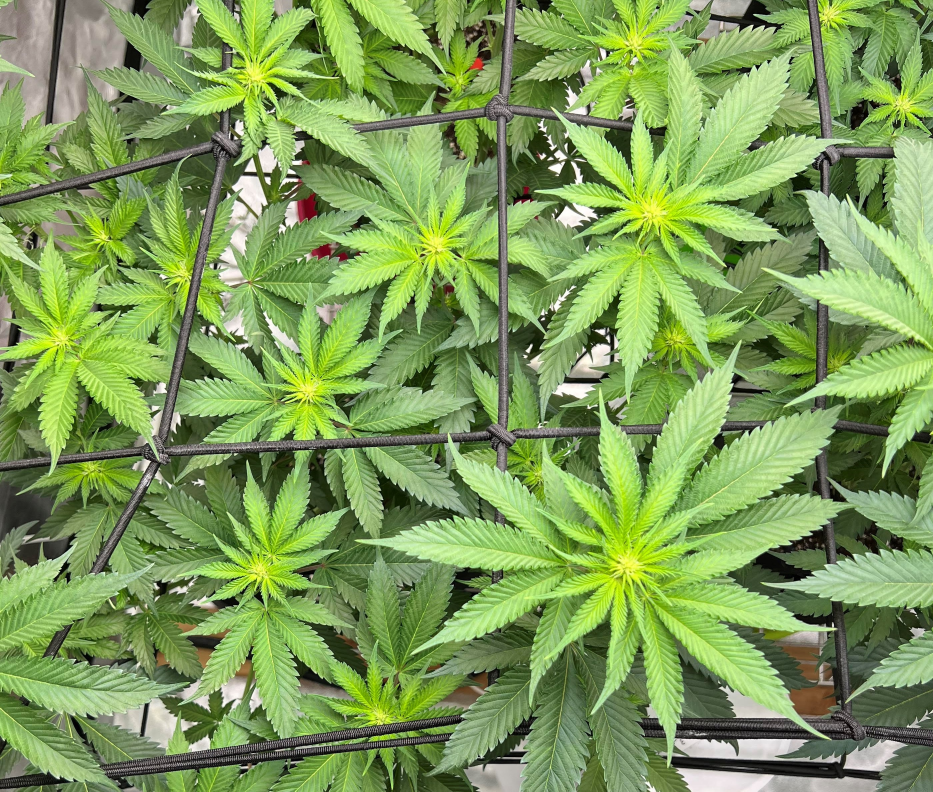
#> input picture Topdown_1.jpg, 2799 x 2375 px, found by its file name (shown at 1/3 size)
$ python '3D new test.py'
#> lines starting #> are read from the running program, lines starting #| are printed output that depends on the picture
import numpy as np
from PIL import Image
import matplotlib.pyplot as plt
from mpl_toolkits.mplot3d import Axes3D
import cv2
from sklearn.cluster import DBSCAN

# Set the scaling factor, step size, and darkness threshold
scale_percent = 75
step_size = 10
darkness_threshold = 150

# Load the color image
image = cv2.imread(r"C:\Users\Darin Wintjen\OneDrive\Documents\Dusty's Plants\Topdown_1.jpg")
#> image is the input picture: shape (2375, 2799, 3); mean B, G, R 88.5, 156.4, 126.1

# Calculate the new dimensions of the image
width = int(image.shape[1] * scale_percent / 100)
#> width = 2099
height = int(image.shape[0] * scale_percent / 100)
#> height = 1781
dim = (width, height)
#> dim = (2099, 1781)
# Resize the image
resized = cv2.resize(image, dim, interpolation=cv2.INTER_AREA)

# Convert the resized image to grayscale
img = cv2.cvtColor(resized, cv2.COLOR_BGR2GRAY)
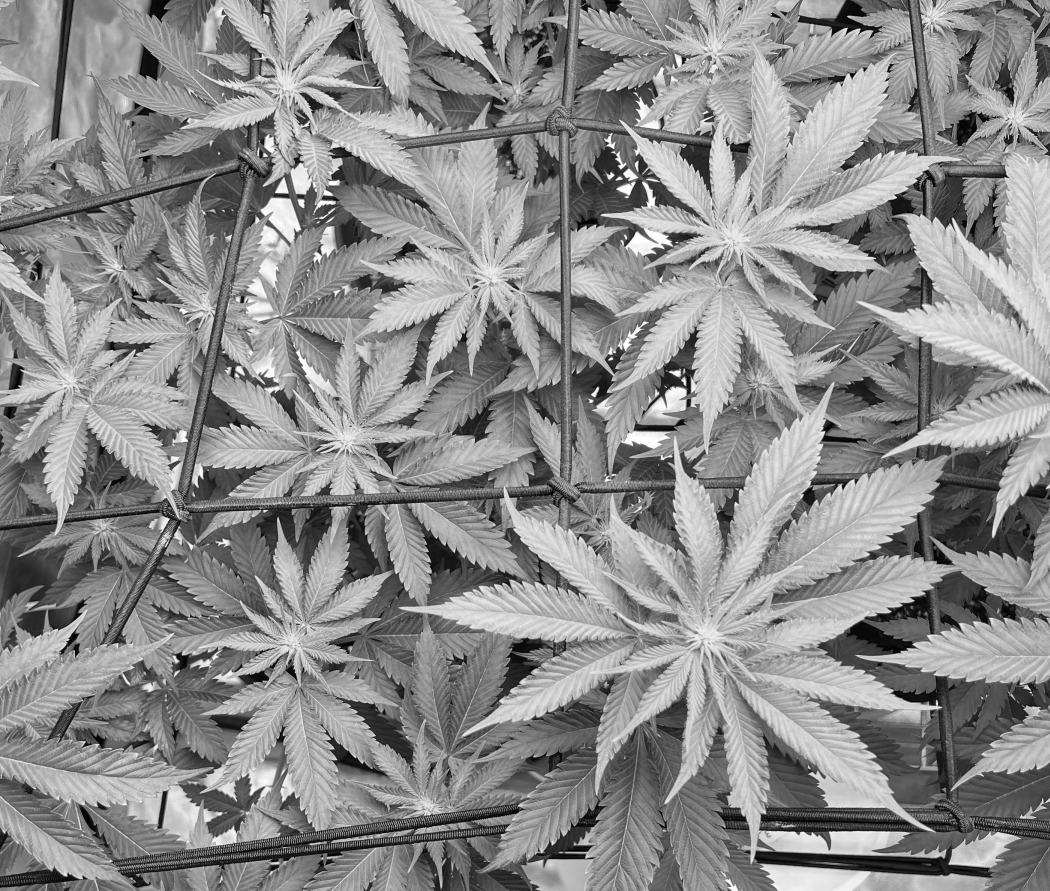
#> img: shape (1781, 2099) (shown at 1/2 size); min 0, max 255, mean 139.6

# Apply the darkness threshold
thresholded = img.copy()
thresholded[thresholded < darkness_threshold] = 0
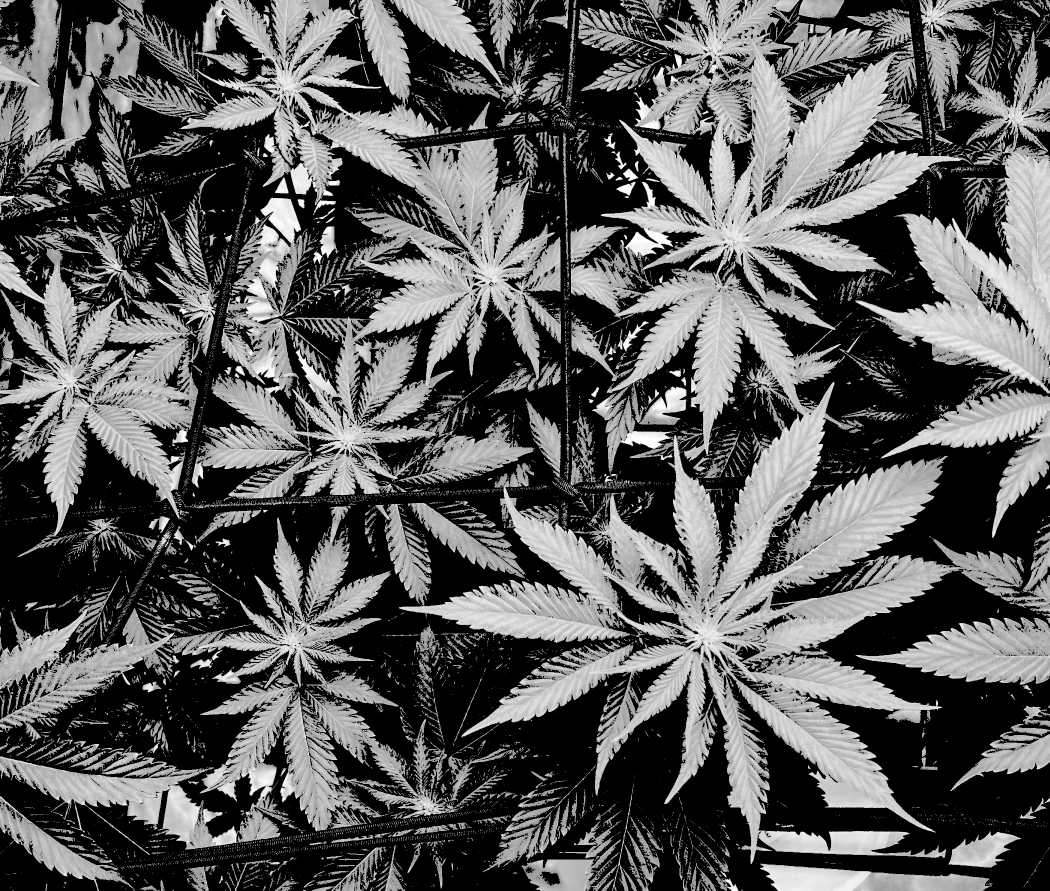
#> thresholded: shape (1781, 2099) (shown at 1/2 size); min 0, max 255, mean 89.9

# Get the pixel values as a 2D numpy array
pixels = np.array(thresholded)

# Create 3D coordinates and colors for each pixel
x, y = np.meshgrid(np.arange(0, pixels.shape[1], step_size), np.arange(0, pixels.shape[0], step_size))
z = pixels[::step_size, ::step_size]
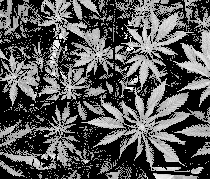
#> z: shape (179, 210); min 0, max 254, mean 89.5
colors = resized[::step_size, ::step_size, :].reshape(-1, 3)

# Perform DBSCAN clustering on the 3D points
dbscan = DBSCAN(eps=35, min_samples=20)
clusters = dbscan.fit_predict(np.column_stack((x.ravel(), y.ravel(), z.ravel())))

# Plot the clustered points in 3D space
fig = plt.figure()
ax = fig.add_subplot(111, projection='3d')
ax.scatter(x.ravel()[clusters!=-1], y.ravel()[clusters!=-1], z.ravel()[clusters!=-1], c=clusters[clusters!=-1], cmap='tab20c', s=1)
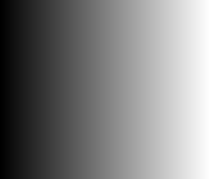
#> x: shape (179, 210) int64; min 0, max 2090, mean 1045; drawn with min black and max white
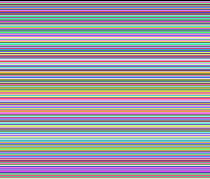
#> y: shape (179, 210) int64; 179 distinct labels, from 0 to 1780; one colour per label, 0 black
ax.set_xlabel('X')
ax.set_ylabel('Y')
ax.set_zlabel('Z')
plt.show()
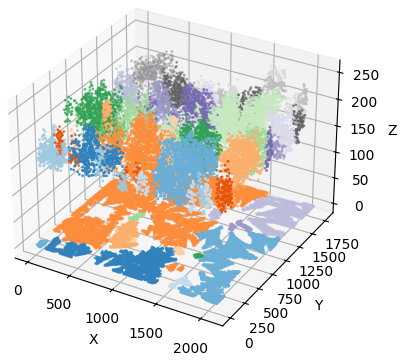
#> figure drawn by matplotlib, 1 panel
